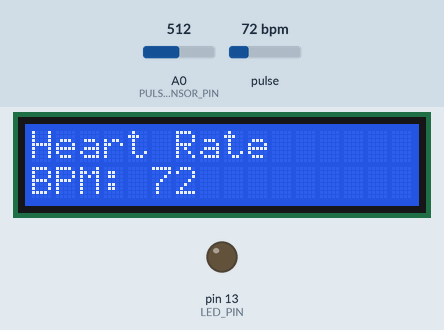
Bench run of a sketch on a simulated Arduino Uno, built with avr-gcc and run on an emulated ATmega328P. On the bench: 16×2 character LCD, output pins drawn as LEDs (lit = HIGH). Dashed ring = blinking. The inputs (shaded band) are chosen by the test bench; at power-on: pulse 72 bpm, A0 (PULSE_SENSOR_PIN) = 512. What the sketch prints to the serial monitor is not drawn.

Above: at 1.2 s.
1.3 s: pulse set to 42 bpm
At 2.39 s:
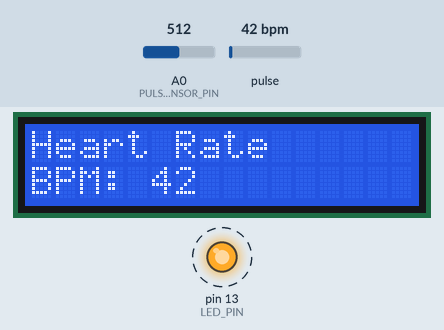
4.3 s: pulse set to 70 bpm
At 5.3 s:
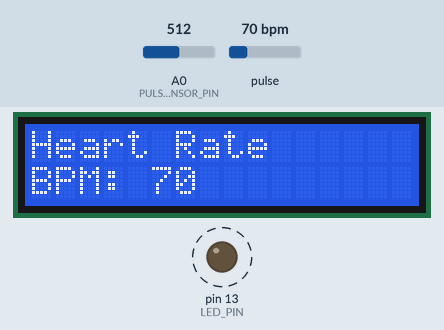
6.0 s: pulse set to 100 bpm
At 6.18 s:
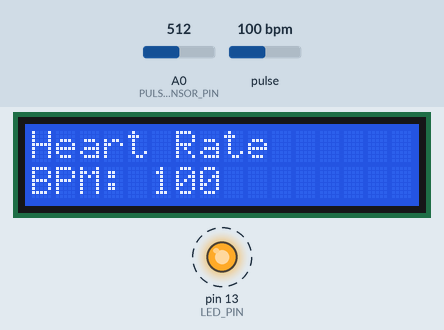
Timing chart, 0 to 13.5 s (numbered marks = the images above; inputs shaded):
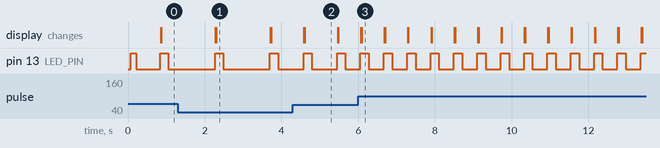

Measured:
- after the input at 1.3 s, pin 13 (LED_PIN): alternates HIGH for 0.22 s and LOW for 1.2 s, starting after 0.97 s; the display: first changes after 0.98 s (image 1 shows a later state)
- after the input at 4.3 s, the display: first changes after 0.29 s (image 2 shows a later state)
- after the input at 6.0 s, pin 13 (LED_PIN): alternates HIGH for 0.22 s and LOW for 0.39 s, starting after 0.06 s; the display: first changes after 0.07 s (image 3 shows a later state)
- what the display in image 1 shows lasts 1.4 s, from 2.3 s to 3.7 s
- what the display in image 2 shows lasts 0.9 s, from 4.6 s to 5.5 s
- what the display in image 3 shows lasts 0.6 s, from 6.1 s to 6.7 s

The sketch:

heartratemonitorproject.ino
```cpp
#define USE_ARDUINO_INTERRUPTS true
#include <PulseSensorPlayground.h>
#include <LiquidCrystal_I2C.h>
LiquidCrystal_I2C lcd(0x27, 16, 2);
const int PULSE_SENSOR_PIN = 0;
const int LED_PIN = 13;
const int THRESHOLD = 550;
PulseSensorPlayground pulseSensor;

void setup()
{
  Serial.begin(9600);
  lcd.init();
  lcd.backlight();

  pulseSensor.analogInput(PULSE_SENSOR_PIN);
  pulseSensor.blinkOnPulse(LED_PIN);
  pulseSensor.setThreshold(THRESHOLD);
  if (pulseSensor.begin())
  {
    Serial.println("PulseSensor object created successfully!");
  }
}

void loop()
{
  int signal = analogRead(PULSE_SENSOR_PIN);
  Serial.println(signal);
  lcd.setCursor(0, 0);
  lcd.print("Heart Rate");
  int currentBPM = pulseSensor.getBeatsPerMinute();

  if (pulseSensor.sawStartOfBeat())
  {
    Serial.println(" HeartBeat detected!");
    Serial.print("BPM: ");
    Serial.println(currentBPM);

    lcd.clear();
    lcd.setCursor(0, 1);
    lcd.print("BPM: ");
    lcd.print(currentBPM);
  }
  delay(10);
}
```
